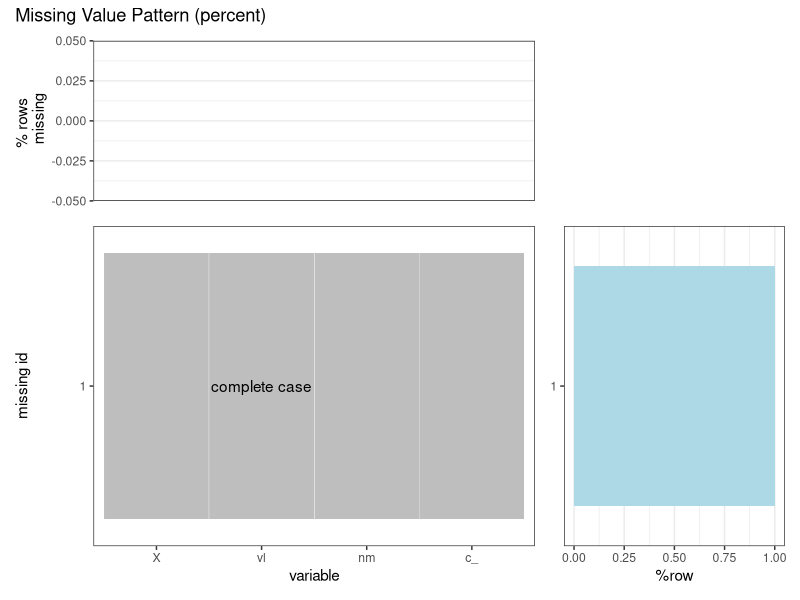
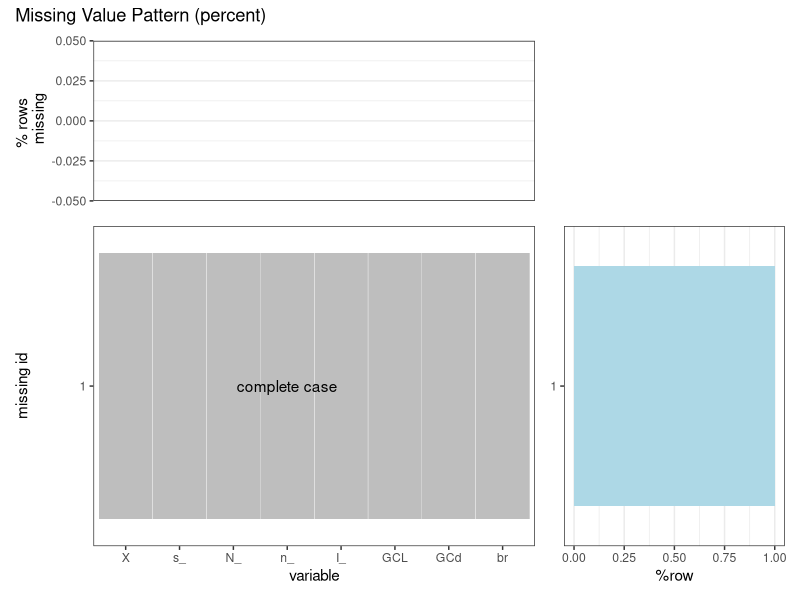
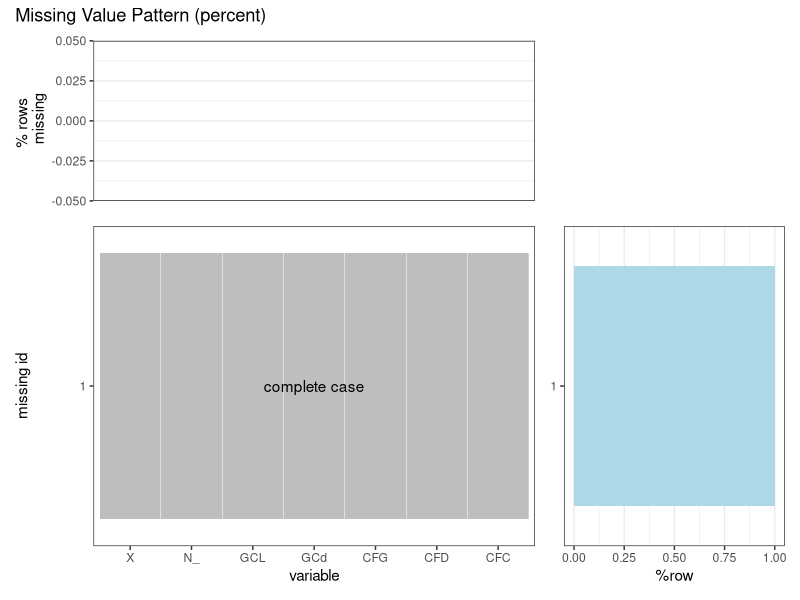

Write R code to recreate these figures, in order.
## ---- chunk 1
library(tidyverse)
library(patchwork)

collisions = read.csv('./data/cleaned/collisions.csv')
precinct2 = read.csv('./data/cleaned/precinct2.csv')
cfct = read.csv('./data/cleaned/cfct.csv')
  
names(collisions) <- abbreviate(names(collisions), minlength=2)
names(precinct2) <- abbreviate(names(precinct2), minlength=2)
names(cfct) <- abbreviate(names(cfct), minlength=2)

missing_visual <- function(df, percent){

  missing_patterns <- data.frame(is.na(df)) %>%
    group_by_all() %>%
    count(name = "count", sort = TRUE) %>%
    ungroup()
  
  missing1 <- missing_patterns%>%
    arrange(desc(count)) %>% 
    rownames_to_column('id') %>%
    mutate(prop = prop.table(count), id = fct_rev(as.factor(as.numeric(id))))
  
  missing2 <- data.frame(is.na(df)) %>%
    summarise_all(sum) %>%
    pivot_longer(everything(), names_to = 'variable', values_to = 'count')%>%
    mutate(variable = fct_reorder(variable, count), prop = prop.table(count))
  
  alpha <- rep(0.6, nrow(missing_patterns))

  #the row number of complete cases
  complete_position <- which(rowSums(missing_patterns%>%select(-count))==0)
  
  layout <- c(area(1,1,1,2),
              area(2,1,3,2),
              area(2,3,3,3))
  
  p1 <- missing2 %>%
    ggplot(aes(x=variable, y = count))+
    geom_histogram(fill = 'lightblue', stat = 'identity', alpha = 0.6)+
    scale_x_discrete(limits=rev)+
    ylab('number rows \n missing')+
    theme_bw()+
    theme(axis.title.x = element_blank(),
          panel.grid.major.x = element_blank(),
          panel.grid.minor.x = element_blank())
    
  p2 <- missing1%>%
    gather(variable,value,-c(id,count,prop)) %>% 
    mutate(variable = factor(variable, levels = levels(missing2$variable)))%>%
    ggplot(aes(x = fct_rev(variable), y = id, fill = value, alpha = id)) +
    geom_tile(color = 'white') + 
    scale_fill_manual(values = c('grey', 'purple')) +
    ylab('missing id') + 
    xlab('variable') +
    scale_alpha_manual(values = replace(alpha, nrow(missing_patterns) - complete_position + 1, 1)) +
    theme_bw()+
    theme(legend.position = "none",
          panel.grid.major.x = element_blank(),
          panel.grid.minor.x = element_blank(),
          panel.grid.major.y = element_blank(),
          panel.grid.minor.y = element_blank())+
    annotate('text', label = 'complete case', 
             x = ceiling(ncol(df)/2), 
             y = nrow(missing_patterns) - complete_position + 1) 
  
  p3 <- missing1%>%
    ggplot(aes(id, count, alpha = id))+
    geom_histogram(fill = 'lightblue', stat = 'identity')+
    scale_alpha_manual(values = replace(alpha, nrow(missing_patterns) - complete_position + 1, 1)) +
    ylab('row count')+
    theme_bw()+
    theme(axis.title.y = element_blank(), 
          legend.position = "none",
          panel.grid.major.y = element_blank(),
          panel.grid.minor.y = element_blank())+
    coord_flip()
  
  p4 <- missing2 %>%
    ggplot(aes(x=variable, y = prop))+
    geom_histogram(fill = 'lightblue', stat = 'identity', alpha = 0.6)+
    scale_x_discrete(limits=rev)+
    ylab('% rows \n missing')+
    theme_bw()+
    theme(axis.title.x = element_blank(),
          panel.grid.major.x = element_blank(),
          panel.grid.minor.x = element_blank())
    
  p5 <- missing1 %>%
    ggplot(aes(id, prop, alpha = id))+
    geom_histogram(fill = 'lightblue', stat = 'identity')+
    ylab('%row')+
    scale_alpha_manual(values = replace(alpha, nrow(missing_patterns) - complete_position + 1, 1)) +
    theme_bw()+
    theme(axis.title.y = element_blank(), 
          legend.position = "none",
          panel.grid.major.y = element_blank(),
          panel.grid.minor.y = element_blank())+
    coord_flip()
  
if(percent == FALSE) {
  return(p1 + p2 + p3 + 
           plot_annotation(title = 'Missing Value Pattern (count)')+
           plot_layout(design = layout)) 
  }

else if(percent == TRUE) {
  return(p4 + p2 + p5 +
           plot_annotation(title = 'Missing Value Pattern (percent)')+
           plot_layout(design = layout))
 }
}



## ---- chunk 2

missing_visual(collisions, percent = TRUE)

## ---- chunk 3

missing_visual(precinct2, percent = TRUE)

## ---- chunk 4

missing_visual(cfct, percent = TRUE)
